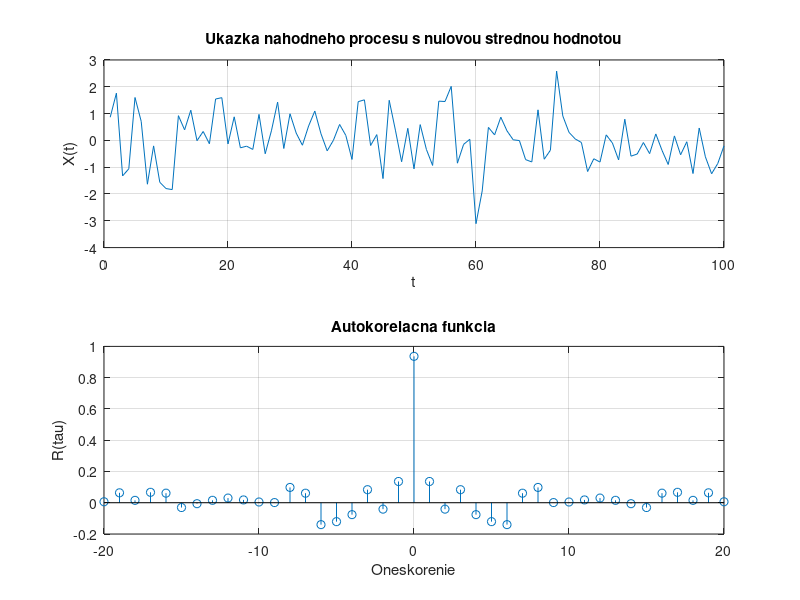

Reproduce this figure in MATLAB. (Note: this script raises an error after producing the figure.)
% Priklad 8.4
% Mame-li nahodny proces s nulovou strednou hodnotou, akej inej statistickej 
% velicine odpoveda hodnota autokorelacie na vzdialenost 0, R(t,t)?

% Definicia problemu
fprintf('Priklad 8.4: Comu odpoveda hodnota autokorelacie R(t,t) pre nahodny proces s nulovou strednou hodnotou?\n\n');

% Teoreticke vysvetlenie
fprintf('Autokorelacna funkcia nahodneho procesu je definovana ako:\n');
fprintf('R(t1, t2) = E[X(t1) * X(t2)]\n\n');

fprintf('Pre t1 = t2 = t dostaneme:\n');
fprintf('R(t, t) = E[X(t) * X(t)] = E[X(t)^2]\n\n');

fprintf('Pre proces s nulovou strednou hodnotou, E[X(t)] = 0, plati:\n');
fprintf('Var[X(t)] = E[(X(t) - E[X(t)])^2] = E[X(t)^2 - 2*X(t)*E[X(t)] + E[X(t)]^2]\n');
fprintf('Var[X(t)] = E[X(t)^2] - 2*E[X(t)]*E[X(t)] + E[X(t)]^2\n');
fprintf('Var[X(t)] = E[X(t)^2] - 0 + 0\n');
fprintf('Var[X(t)] = E[X(t)^2] = R(t,t)\n\n');

fprintf('Zaver: Pre nahodny proces s nulovou strednou hodnotou, hodnota autokorelacie R(t,t)\n');
fprintf('       odpoveda rozptylu procesu Var[X(t)] v case t.\n\n');

% Numericka demonstracia pomocou simulacie
fprintf('Numericka demonstracia:\n');

% Generovanie nahodneho procesu s nulovou strednou hodnotou
n = 10000;  % dlzka procesu
X = randn(n, 1);  % standardny normalny proces s E[X] = 0, Var[X] = 1
X = X - mean(X);  % zabezpecuje presne nulovu strednu hodnotu

% Vypocet statistickych velicin
mean_X = mean(X);
var_X = var(X);
autocorr_0 = xcorr(X, 0, 'biased');  % autokorelacia pri oneskoreni 0

fprintf('Stredna hodnota: %.6f (teoreticky 0)\n', mean_X);
fprintf('Rozptyl: %.6f (teoreticky 1)\n', var_X);
fprintf('Autokorelacia pri oneskoreni 0: %.6f\n\n', autocorr_0);

% Vizualizacia nahodneho procesu
figure;
subplot(2,1,1);
plot(1:100, X(1:100));
title('Ukazka nahodneho procesu s nulovou strednou hodnotou');
xlabel('t');
ylabel('X(t)');
grid on;

subplot(2,1,2);
[acf, lags] = xcorr(X(1:100), 20, 'biased');
stem(lags, acf);
title('Autokorelacna funkcia');
xlabel('Oneskorenie');
ylabel('R(tau)');
grid on;

% Histogram pre vizualizaciu distribucii
figure;
histogram(X, 50, 'Normalization', 'pdf');
hold on;
x_range = linspace(min(X), max(X), 1000);
plot(x_range, normpdf(x_range, 0, sqrt(var_X)), 'r', 'LineWidth', 2);
title('Histogram nahodneho procesu');
xlabel('Hodnota');
ylabel('Hustota pravdepodobnosti');
legend('Histogram', 'Teoreticka distribucina funkcia');
grid on;

% Zaver
fprintf('Zaver: Hodnota autokorelacie na vzdialenost 0, R(t,t), pre nahodny proces\n');
fprintf('       s nulovou strednou hodnotou je rovnaka ako rozptyl tohto procesu.\n');
fprintf('       To vidime aj z numerickych vysledkov, kde hodnota R(0) je blizka hodnote\n');
fprintf('       rozptylu procesu.\n');